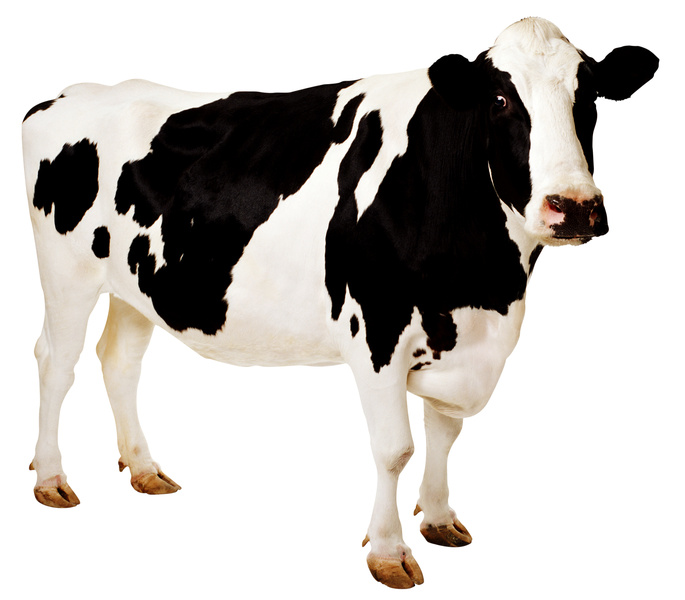
#> input picture modulo 4/imagens_exemplo/10_2.jpg, 685 x 600 px
$ python Segmentation.py
#> lines starting #> are read from the running program, lines starting #| are printed output that depends on the picture; after the words box and inside, x2 and y2 are one past the last pixel; in counts of white or black regions, pixels touching at a corner belong together
'''
Created on 14 de nov de 2015

@author: Anderson Santos
@email: anderson.bcc.uag@gmail.com
Universidade Federal Rural de Pernambuco - UFRPE/UAG

'''

import numpy as np
import matplotlib.image as mpimg
import scipy.stats as SCI
import matplotlib.pyplot as plt
import cv2

from numpy import str
from skimage import filters
from numpy import size
from skimage.segmentation import slic,mark_boundaries
from scipy.stats.mstats_basic import kurtosis
from scipy.spatial import distance
from sklearn.naive_bayes import GaussianNB
from scipy.stats.stats import pearsonr
from skimage.morphology.misc import skimage2ndimage
from matplotlib.image import imsave

conceito = 10
n        = 2
img  = mpimg.imread(str(conceito) + '_' + str(n) +'.jpg')
#> img is the input picture: shape (600, 685, 3); mean R, G, B 195.2, 192, 188.7
imgGray = cv2.cvtColor(img, cv2.COLOR_BGR2GRAY)
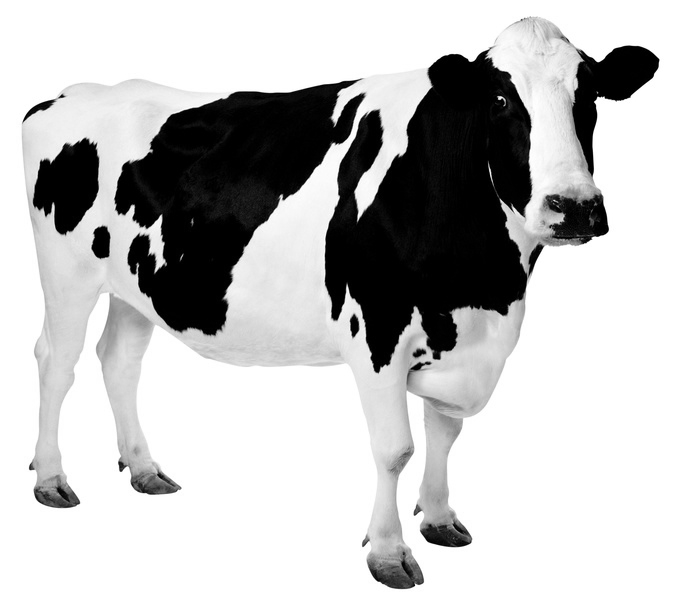
#> imgGray: shape (600, 685); min 0, max 255, mean 191.4
threshold = filters.threshold_otsu(imgGray)
#> threshold = 126

imLim = imgGray >= threshold
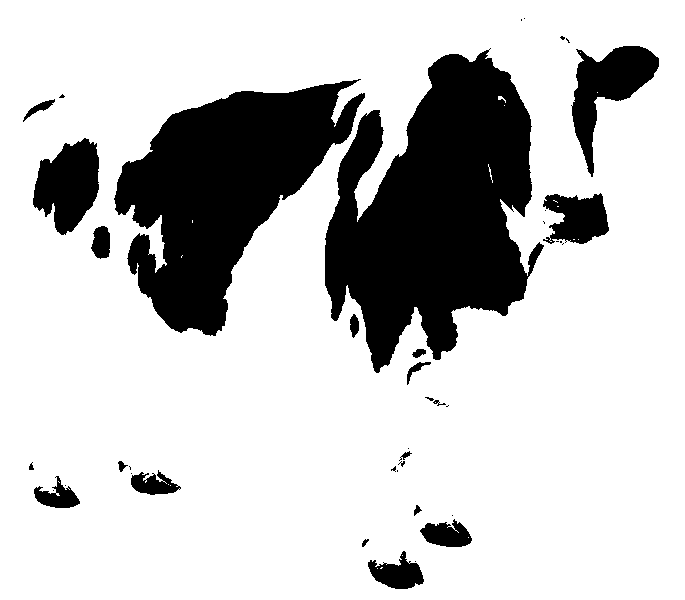
#> imLim: shape (600, 685) bool; 77.8% white; 42 black regions (22 under 20 px), largest, box (x1, y1, x2, y2) and area: (325, 48, 544, 373) 42622, (114, 79, 365, 336) 32218, (571, 46, 659, 177) 4574

plt.imshow(imLim,cmap='binary')
plt.xticks([]), plt.yticks([])
plt.show()

imsave('..\\Imagens Segmentadas\\' + str(conceito) + '_' + str(n) + '_.jpg',imLim,cmap='binary')
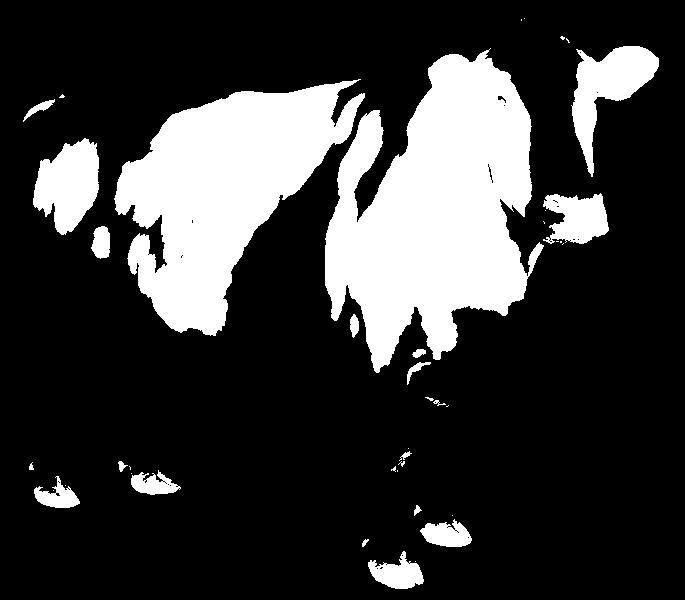
#> saved as 10_2_.jpg: shape (600, 685, 3); min 0, max 255, mean 56.5

$ run again, with modulo 4/imagens_exemplo/10_1.jpg copied over modulo 4/imagens_exemplo/10_2.jpg
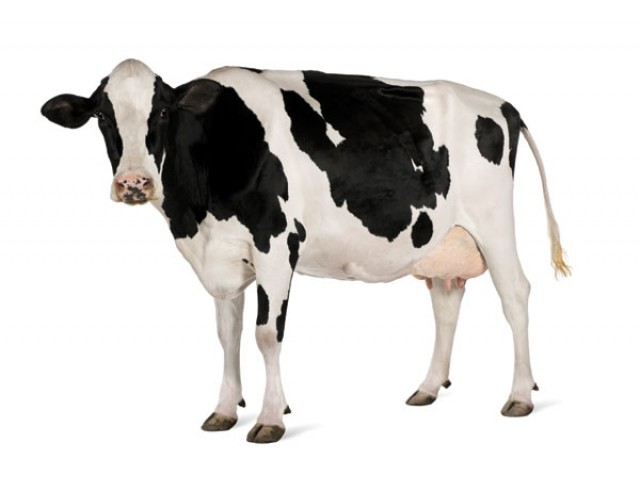
#> input picture modulo 4/imagens_exemplo/10_1.jpg, 640 x 480 px
#> img is the input picture: shape (480, 640, 3); mean R, G, B 215, 213, 210.9
#> threshold = 135
#> `imLim = imgGray >= threshold`:
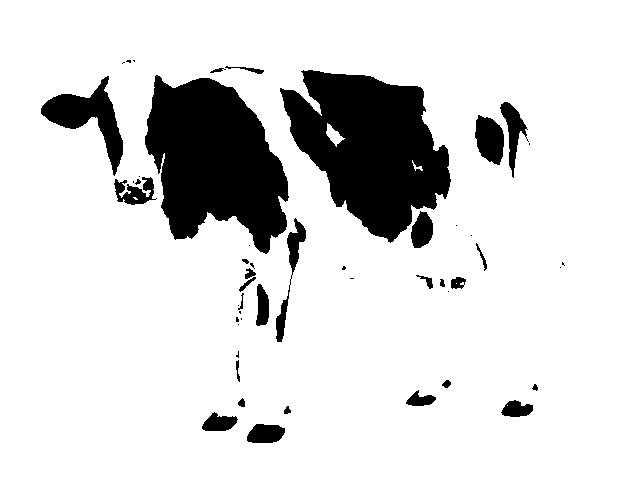
#> imLim: shape (480, 640) bool; 85.5% white; 50 black regions (21 under 20 px), largest, box (x1, y1, x2, y2) and area: (280, 70, 451, 243) 17749, (145, 75, 289, 254) 16938, (41, 76, 123, 176) 2783
#> `imsave('..\\Imagens Segmentadas\\' + str(conceito) + '_' + str(n) + '_..`:
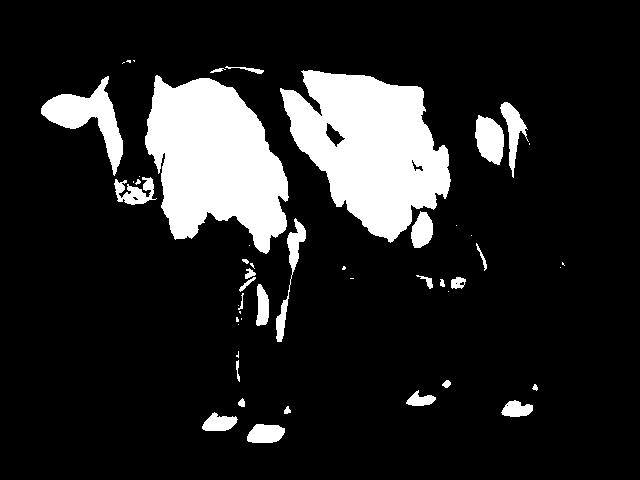
#> saved as 10_2_.jpg: shape (480, 640, 3); min 0, max 255, mean 36.9

$ run again, with modulo 4/imagens_exemplo/1_1.jpg copied over modulo 4/imagens_exemplo/10_2.jpg
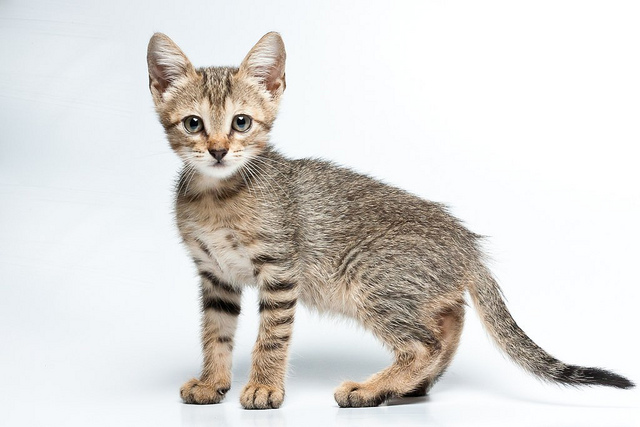
#> input picture modulo 4/imagens_exemplo/1_1.jpg, 640 x 427 px
#> img is the input picture: shape (427, 640, 3); mean R, G, B 220.4, 218.2, 215.3
#> threshold = 185
#> `imLim = imgGray >= threshold`:
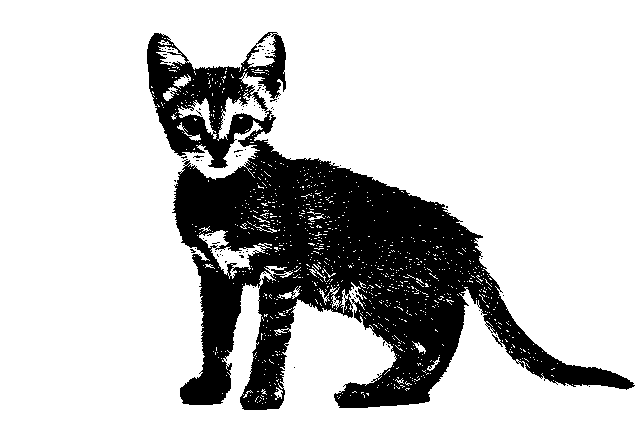
#> imLim: shape (427, 640) bool; 77.7% white; 84 black regions (83 under 20 px), largest, box (x1, y1, x2, y2) and area: (147, 32, 635, 410) 60643
#> `imsave('..\\Imagens Segmentadas\\' + str(conceito) + '_' + str(n) + '_..`:
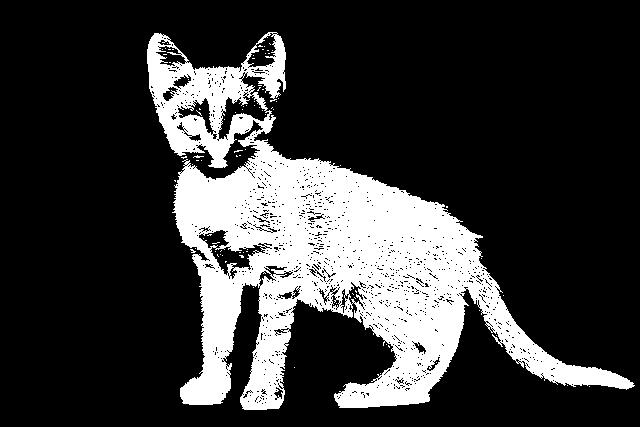
#> saved as 10_2_.jpg: shape (427, 640, 3); min 0, max 255, mean 56.5

$ run again, with modulo 4/imagens_exemplo/1_2.jpg copied over modulo 4/imagens_exemplo/10_2.jpg
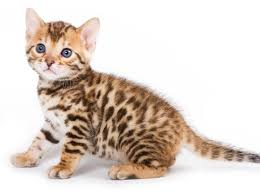
#> input picture modulo 4/imagens_exemplo/1_2.jpg, 260 x 194 px
#> img is the input picture: shape (194, 260, 3); mean R, G, B 222.3, 210.8, 202.4
#> threshold = 181
#> `imLim = imgGray >= threshold`:
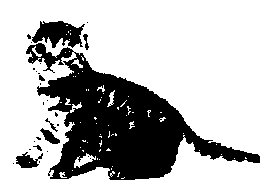
#> imLim: shape (194, 260) bool; 72.2% white; 28 black regions (20 under 20 px), largest, box (x1, y1, x2, y2) and area: (26, 43, 260, 180) 12588, (32, 21, 85, 48) 873, (16, 152, 43, 168) 237
#> `imsave('..\\Imagens Segmentadas\\' + str(conceito) + '_' + str(n) + '_..`:
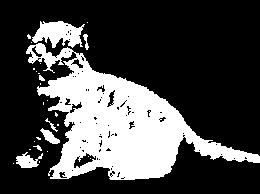
#> saved as 10_2_.jpg: shape (194, 260, 3); min 0, max 255, mean 70.8
